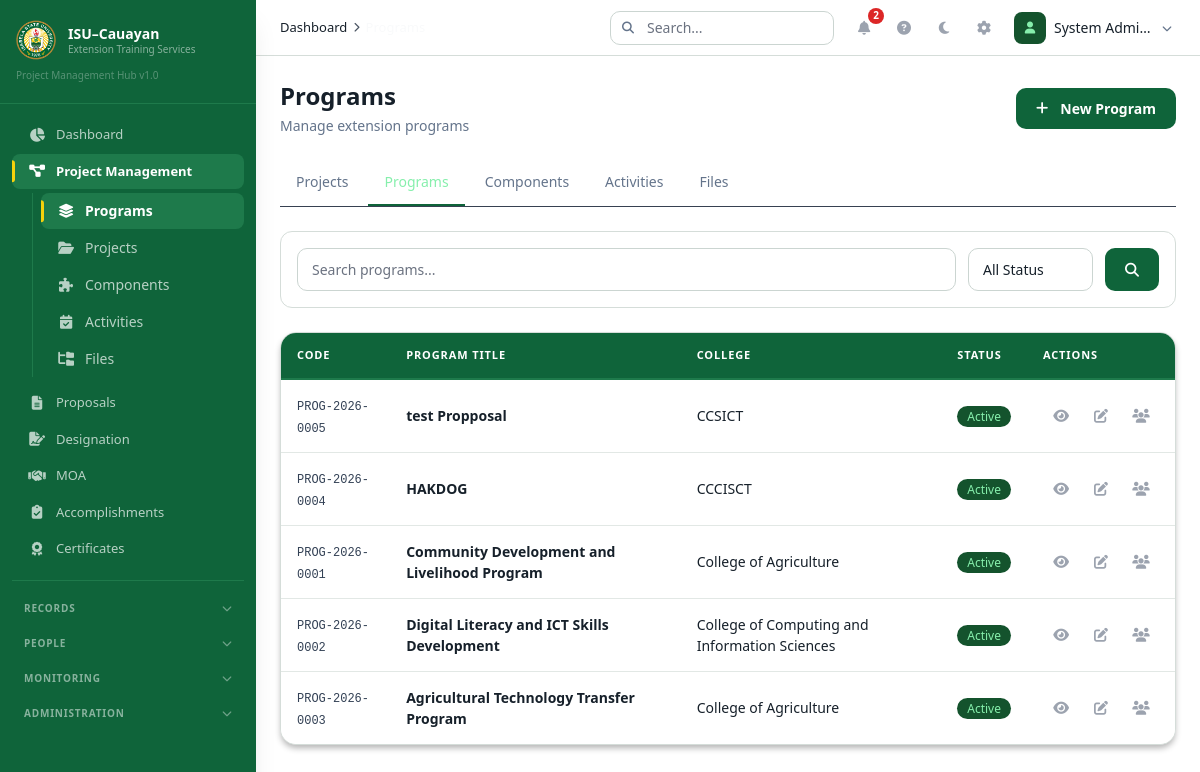
The page /index.php?module=programs (signed in) on the database its author committed.
### tables this page shows
CREATE TABLE `programs` (
  `id` int(11) NOT NULL,
  `program_code` varchar(30) NOT NULL,
  `title` varchar(255) NOT NULL,
  `description` text DEFAULT NULL,
  `college` varchar(150) DEFAULT NULL,
  `campus` varchar(100) DEFAULT NULL,
  `start_date` date DEFAULT NULL,
  `end_date` date DEFAULT NULL,
  `status` enum('draft','active','completed','archived') NOT NULL DEFAULT 'draft',
  `objectives` text DEFAULT NULL,
  `expected_outputs` text DEFAULT NULL,
  `budget_allocation` decimal(15,2) NOT NULL DEFAULT 0.00,
  `created_by` int(11) NOT NULL,
  `created_at` datetime NOT NULL DEFAULT current_timestamp(),
  `updated_at` datetime NOT NULL DEFAULT current_timestamp() ON UPDATE current_timestamp(),
  `deleted_at` datetime DEFAULT NULL
);

### controllers/Controllers.php (called while the page is built, shortened)
<?php
require_once __DIR__ . '/../config/helpers.php';
require_once __DIR__ . '/../includes/Permissions.php';
require_once __DIR__ . '/../includes/AssignmentVisibility.php';
class ProgramController {
    public function index() {
        $page = max(1, intval($_GET['page'] ?? 1));
        $limit = ITEMS_PER_PAGE;
        $offset = ($page - 1) * $limit;
        $result = AssignmentVisibility::getVisiblePrograms($_GET['search'] ?? '', $_GET['status'] ?? '', $limit, $offset);
        require_once __DIR__ . '/../layouts/header.php';
        require_once __DIR__ . '/../views/programs/index.php';
        require_once __DIR__ . '/../layouts/footer.php';
    }
}

### includes/Permissions.php (called while the page is built, shortened)
<?php
class Permissions {
    public static function getRole() { return $_SESSION['role'] ?? ''; }
    public static function isAdmin() { return self::getRole() === 'admin'; }
    public static function canCreateProgram() { return self::isAdmin() || self::isFaculty(); }
    public static function canEditProgram($id) {
        if (self::isAdmin()) return true;
        return self::isFaculty() && self::isAssignedToProgram($id);
    }
    public static function canAssignMembers() {
        return self::isAdmin() || self::isFaculty();
    }
}

### config/Database.php (called while the page is built, shortened)
<?php
class Database {
    private static $instance = null;
    private $conn;
    private function __construct() {
        try {
            $dsn = "mysql:host=" . DB_HOST . ";dbname=" . DB_NAME . ";charset=" . DB_CHARSET;
            $this->conn = new PDO($dsn, DB_USER, DB_PASS, [
                PDO::ATTR_ERRMODE => PDO::ERRMODE_EXCEPTION,
                PDO::ATTR_DEFAULT_FETCH_MODE => PDO::FETCH_ASSOC,
                PDO::ATTR_EMULATE_PREPARES => false,
            ]);
        } catch (PDOException $e) {
            die("Database connection failed: " . $e->getMessage());
        }
    }
    public static function getInstance() {
        if (self::$instance === null) self::$instance = new self();
        return self::$instance;
    }
    public function getConnection() { return $this->conn; }
}

### includes/AssignmentVisibility.php (called while the page is built, shortened)
<?php
class AssignmentVisibility {
    private static function isFaculty() { return ($_SESSION['role'] ?? '') === 'faculty'; }
    public static function getVisiblePrograms($search = '', $status = '', $limit = 50, $offset = 0) {
        $facultyId = self::isFaculty() ? self::getFacultyId() : null;
        $where = " WHERE p.deleted_at IS NULL";
        $params = [];
        $countSql = "SELECT COUNT(*) as count FROM programs p{$where}";
        $stmt = db()->prepare($countSql);
        $stmt->execute($params);
        $total = (int)$stmt->fetch()['count'];
        $sql = "SELECT p.* FROM programs p{$where} ORDER BY p.created_at DESC LIMIT ? OFFSET ?";
        $params[] = $limit; $params[] = $offset;
        $stmt = db()->prepare($sql);
        $stmt->execute($params);
        return ['data' => $stmt->fetchAll(), 'total' => $total];
    }
}

### views/programs/index.php (the view, shortened to what this page needs)
<div class="flex flex-col md:flex-row md:items-center justify-between gap-4 mb-6">
    <div><h1 class="text-2xl font-bold text-[#F9FAFB]">Programs</h1><p class="text-[#9CA3AF] text-sm mt-1">Manage extension programs</p></div>
    <?php if (Permissions::canCreateProgram()): ?>
        <button onclick="openCreateProgram()" class="btn-primary"><i class="fas fa-plus mr-1"></i> New Program</button>
    <?php endif; ?>
</div>
<?php require __DIR__ . '/../projects/navigation.php'; ?>
<div class="filter-bar mb-6">
    <form method="GET" id="programFilterForm" class="flex flex-col md:flex-row gap-3">
        <div class="flex-1"><input type="text" name="search" placeholder="Search programs..." value="<?= e($_GET['search'] ?? '') ?>" class="filter-input"></div>
        <select name="status" class="filter-select"><option value="">All Status</option></select>
        <button type="submit" class="btn-primary"><i class="fas fa-search"></i></button>
    </form>
</div>
<div id="programsTable">
    <div class="data-table-container">
        <?php if(empty($result['data'])): ?>
            <div class="empty-state"><div class="empty-state-icon"><i class="fas fa-layer-group"></i></div><h3 class="empty-state-title">No programs found</h3></div>
        <?php else: ?>
            <div class="overflow-x-auto"><table class="data-table"><thead><tr>
                <th>Code</th><th>Program Title</th><th>College</th><th>Status</th><th>Actions</th>
            </tr></thead><tbody>
                <?php foreach($result['data'] as $i=>$p): ?>
                    <tr class="animate-row" style="animation-delay:<?= $i*0.05 ?>s">
                        <td data-label="Code"><span class="table-code"><?= e($p['program_code']) ?></span></td>
                        <td data-label="Title"><span class="table-title"><?= e($p['title']) ?></span></td>
                        <td data-label="College"><span class="text-[#D1D5DB]"><?= e($p['college'] ?? '-') ?></span></td>
                        <td data-label="Status"><?= getStatusBadge($p['status']) ?></td>
                        <td data-label="Actions">
                            <div class="flex items-center justify-end gap-1">
                                <button onclick="viewProgram(<?= $p['id'] ?>, this)" class="action-btn" data-loading title="View"><i class="fas fa-eye text-sm"></i></button>
                                <?php if(Permissions::canEditProgram($p['id'])): ?>
                                    <button onclick="editProgram(<?= $p['id'] ?>, this)" class="action-btn" data-loading title="Edit"><i class="fas fa-edit text-sm"></i></button>
                                <?php endif; ?>
                                <?php if(Permissions::canAssignMembers()): ?>
                                    <button onclick="openAssignments('program', <?= $p['id'] ?>, '<?= e(addslashes($p['title'])) ?>')" class="action-btn" title="Assign"><i class="fas fa-users text-sm"></i></button>
                                <?php endif; ?>
                            </div>
                        </td>
                    </tr>
                <?php endforeach; ?>
            </tbody></table></div>
        <?php endif; ?>
    </div>
</div>

### config/helpers.php (shortened to what this page needs)
<?php
require_once __DIR__ . '/Database.php';
function db() { return Database::getInstance()->getConnection(); }
function e($str) { return htmlspecialchars($str ?? '', ENT_QUOTES, 'UTF-8'); }
function getStatusBadge($status) {
    $classes = [
        'draft' => 'bg-[#374151] text-[#E5E7EB]',
        'pending' => 'bg-[#78350F] text-[#FCD34D]',
        'submitted' => 'bg-[#1E3A8A] text-[#BFDBFE]',
        'under_review' => 'bg-[#1E3A8A] text-[#BFDBFE]',
        'active' => 'bg-[#14532D] text-[#86EFAC]',
        'ongoing' => 'bg-[#14532D] text-[#86EFAC]',
        'approved' => 'bg-[#14532D] text-[#86EFAC]',
        'completed' => 'bg-[#14532D] text-[#86EFAC]',
        'archived' => 'bg-[#374151] text-[#9CA3AF]',
        'returned' => 'bg-[#78350F] text-[#FCD34D]',
        'rejected' => 'bg-[#7F1D1D] text-[#FCA5A5]',
        'cancelled' => 'bg-[#7F1D1D] text-[#FCA5A5]',
        'expired' => 'bg-[#7F1D1D] text-[#FCA5A5]',
        'terminated' => 'bg-[#7F1D1D] text-[#FCA5A5]',
        'planned' => 'bg-[#374151] text-[#E5E7EB]',
        'in_progress' => 'bg-[#1E3A8A] text-[#BFDBFE]',
        'generated' => 'bg-[#1E3A8A] text-[#BFDBFE]',
        'printed' => 'bg-[#78350F] text-[#FCD34D]',
        'claimed' => 'bg-[#14532D] text-[#86EFAC]',
    ];
    $labels = ['under_review' => 'Under Review', 'in_progress' => 'In Progress'];
    $class = $classes[$status] ?? 'bg-[#374151] text-[#E5E7EB]';
    $label = $labels[$status] ?? ucfirst(str_replace('_', ' ', $status));
    return '<span class="px-2.5 py-0.5 rounded-full text-xs font-medium ' . $class . '">' . $label . '</span>';
}
function getSetting($key, $default = '') {
    $stmt = db()->prepare("SELECT setting_value FROM settings WHERE setting_key = ?");
    $stmt->execute([$key]);
    $result = $stmt->fetch();
    return $result ? $result['setting_value'] : $default;
}

### assets/css/app.css (style rules this page uses)
:root { --primary: #0F643A; --primary-hover: #1E7A4B; --primary-light: #14532D; --secondary: #F5D20C; --secondary-dark: #C4972C; --bg: #111827; --surface: #1F2937; --surface-alt: #243142; --border: #374151; --hover: #324152; --text: #F9FAFB; --text-secondary: #9CA3AF; --text-muted: #6B7280; --sidebar-bg: #0F643A; --sidebar-hover: #267C50; --sidebar-active: #1E7A4B; --success: #14532D; --success-text: #86EFAC; --warning: #78350F; --warning-text: #FCD34D; --danger: #7F1D1D; --danger-text: #FCA5A5; --info: #1E3A8A; --info-text: #BFDBFE; }
.animate-row { animation: fadeRow 0.3s ease-out; }
.data-table-container { background: #1F2937; border: 1px solid #374151; border-radius: 16px; overflow: hidden; box-shadow: 0 4px 6px -1px rgba(0,0,0,0.3); }
.data-table { width: 100%; border-collapse: separate; border-spacing: 0; }
.data-table thead th { background: #0F643A; color: #FFF; padding: 14px 16px; text-align: left; font-size: 11px; font-weight: 700; text-transform: uppercase; letter-spacing: 0.08em; border-bottom: 2px solid #1E7A4B; white-space: nowrap; position: sticky; top: 0; z-index: 10; }
.data-table tbody tr { transition: all 0.2s ease; }
.data-table tbody tr:nth-child(odd) { background: #1F2937; }
.data-table tbody tr:nth-child(even) { background: #243142; }
.data-table tbody td { padding: 14px 16px; font-size: 14px; color: #F9FAFB; border-bottom: 1px solid #2D3748; vertical-align: middle; }
.data-table tbody tr:last-child td { border-bottom: none; }
.table-title { color: #F9FAFB; font-weight: 600; font-size: 14px; }
.table-code { color: #86EFAC; font-family: 'SF Mono', 'Fira Code', monospace; font-size: 12px; font-weight: 500; }
.filter-bar { background: #1F2937; border: 1px solid #374151; border-radius: 12px; padding: 16px; }
.filter-input { background: #111827; border: 1px solid #374151; border-radius: 10px; color: #F9FAFB; padding: 10px 14px; font-size: 14px; transition: all 0.15s ease; width: 100%; }
.filter-input::placeholder { color: #6B7280; }
.filter-select { background: #111827; border: 1px solid #374151; border-radius: 10px; color: #F9FAFB; padding: 10px 14px; font-size: 14px; cursor: pointer; appearance: none; background-position: right 10px center; background-repeat: no-repeat; background-size: 20px; padding-right: 36px; }
.btn-primary { background: #0F643A; color: #FFF; padding: 10px 20px; border-radius: 10px; font-weight: 600; font-size: 14px; transition: all 0.15s ease; border: none; cursor: pointer; display: inline-flex; align-items: center; gap: 8px; }
.action-btn { display: inline-flex; align-items: center; justify-content: center; width: 36px; height: 36px; border-radius: 10px; background: transparent; color: #9CA3AF; transition: all 0.15s ease; border: none; cursor: pointer; }
[data-theme="light"] body { background:#f4f7f6!important;color:#16202a!important }
[data-theme="light"] .data-table-container,[data-theme="light"] .filter-bar,[data-theme="light"] .card,[data-theme="light"] .stat-card,[data-theme="light"] .sketch-board { background:#fff!important;border-color:#d5ddd9!important;color:#16202a }
[data-theme="light"] .data-table tbody tr:nth-child(odd),[data-theme="light"] .data-table tbody tr:nth-child(even) { background:#fff!important }
[data-theme="light"] .data-table tbody td,[data-theme="light"] .table-title { color:#16202a!important;border-color:#e2e8e5!important }
[data-theme="light"] .table-date,[data-theme="light"] .table-code { color:#334155!important }
[data-theme="light"] .filter-input,[data-theme="light"] .filter-select,[data-theme="light"] .form-input,[data-theme="light"] .form-select { background:#fff!important;color:#16202a!important;border-color:#cbd5d1!important }
[data-theme="light"] [class*="bg-[#111827]"],[data-theme="light"] [class*="bg-[#1F2937]"] { background:#fff!important }
[data-theme="light"] [class*="text-[#F9FAFB]"],[data-theme="light"] [class*="text-[#D1D5DB]"] { color:#16202a!important }
[data-theme="light"] [class*="text-[#9CA3AF]"],[data-theme="light"] [class*="text-[#6B7280]"] { color:#64748b!important }

### rows shown on the page
programs: program_code "PROG-2026-0005", title "test Propposal", college "CCSICT", status "Active"
programs: program_code "PROG-2026-0004", title "HAKDOG", college "CCCISCT", status "Active"
programs: program_code "PROG-2026-0001", title "Community Development and Livelihood Program", college "College of Agriculture", status "Active"
programs: program_code "PROG-2026-0002", title "Digital Literacy and ICT Skills Development", college "College of Computing and Information Sciences", status "Active"
programs: program_code "PROG-2026-0003", title "Agricultural Technology Transfer Program", college "College of Agriculture", status "Active"

### other values the page prints
$item['label'] "Dashboard"
$item['label'] "Project Management"
$child['label'] "Programs"
$child['label'] "Projects"
$child['label'] "Components"
$child['label'] "Activities"
$child['label'] "Files"
$item['label'] "Proposals"
$item['label'] "Designation"
$item['label'] "MOA"
$item['label'] "Accomplishments"
$item['label'] "Certificates"
$group['label'] "RECORDS"
$group['label'] "PEOPLE"
$group['label'] "MONITORING"
